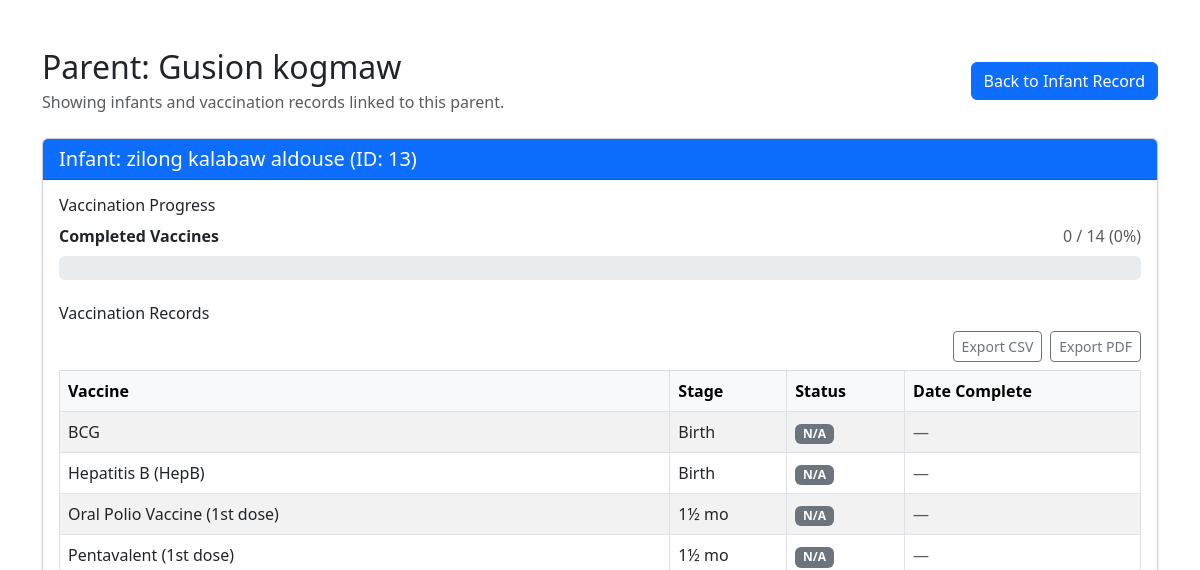
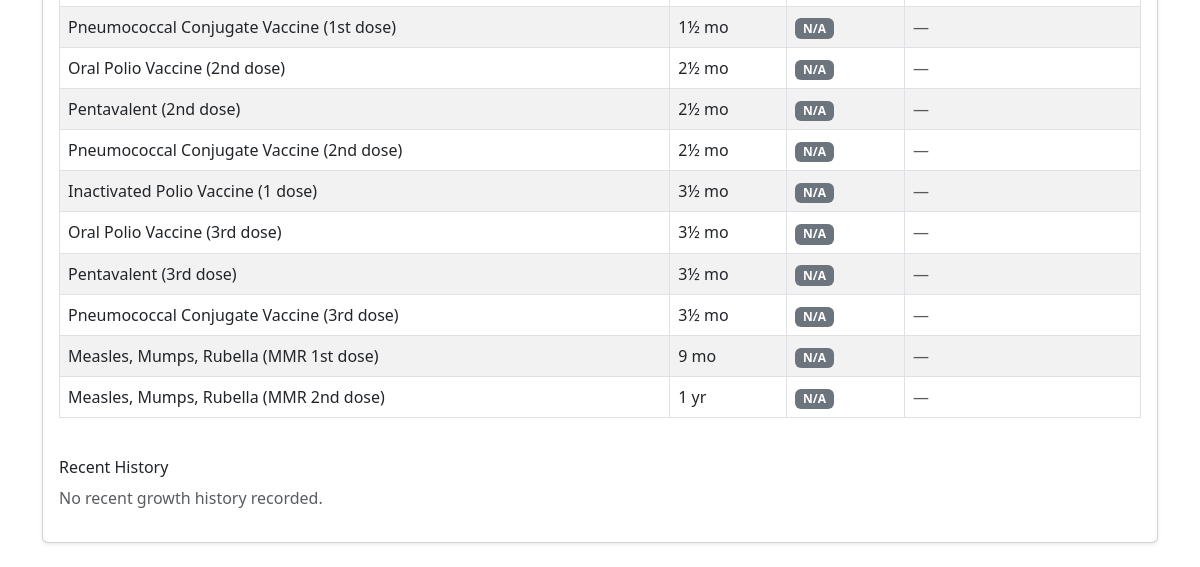
Before: /view_details.php?parent_id=7 with the older database file (2 pictures, top to bottom).
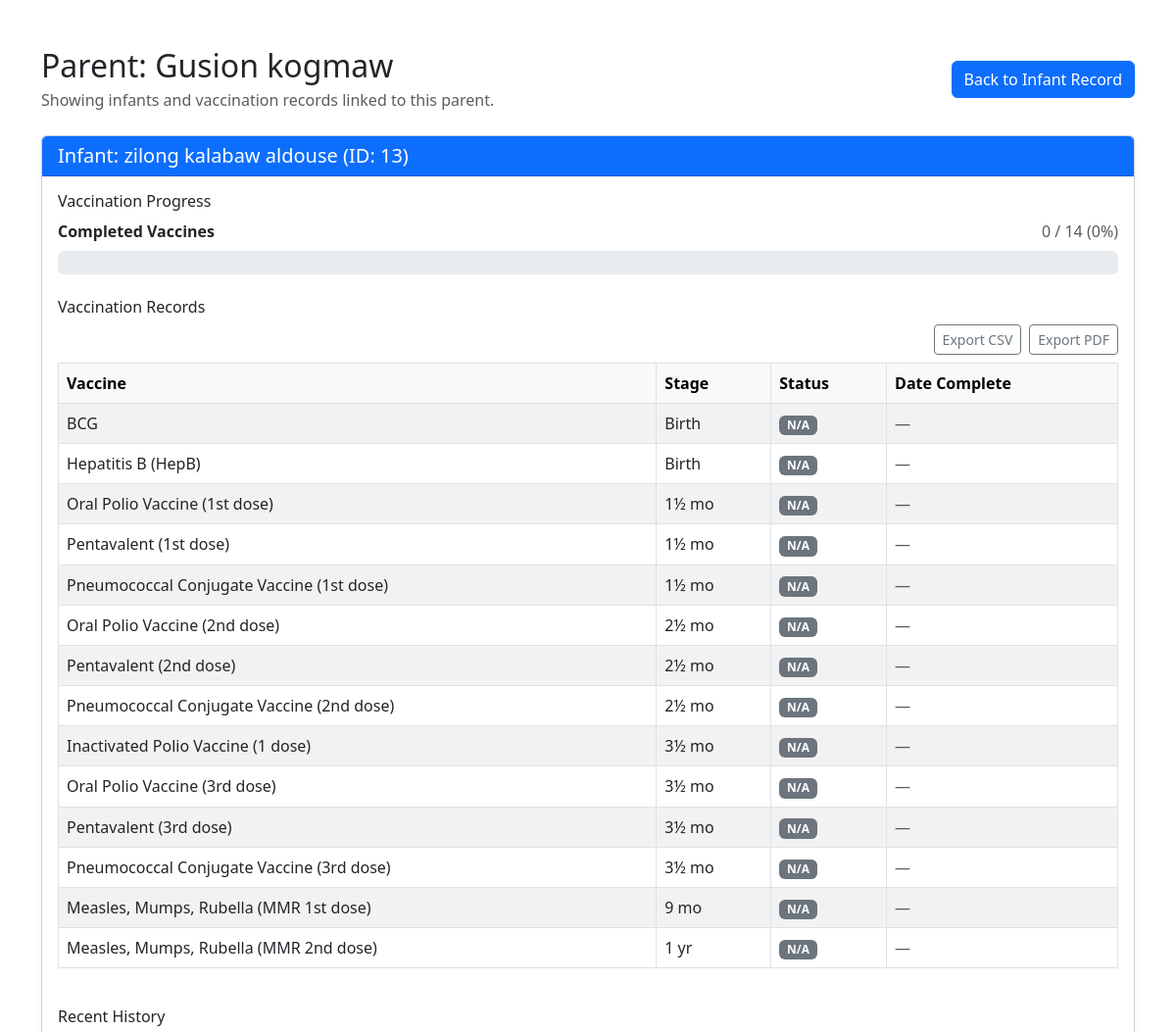
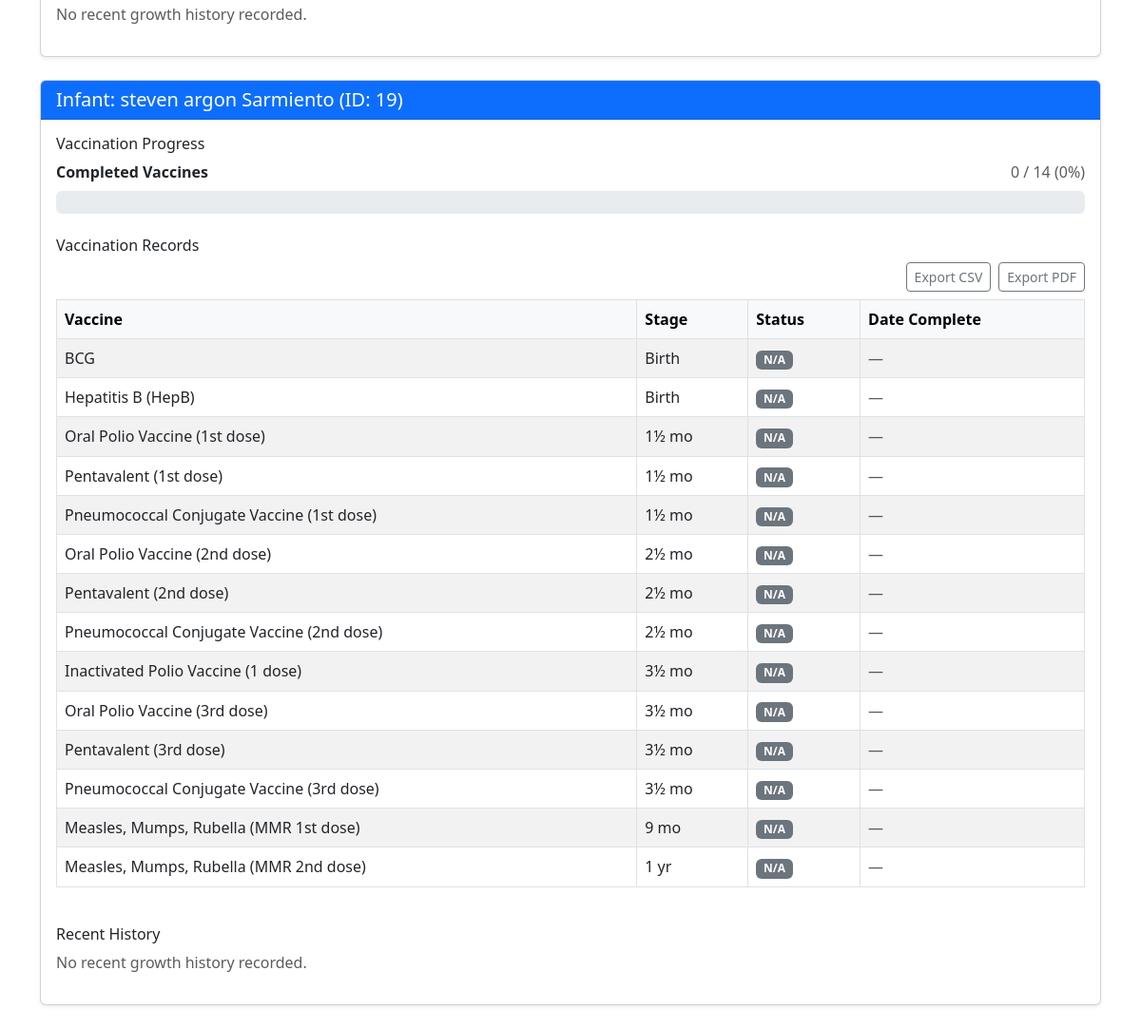
After: the same page with the newer database file (2 pictures, top to bottom).
### tables this page shows
CREATE TABLE `infantinfo` (
  `id` int(11) NOT NULL,
  `firstname` varchar(25) NOT NULL,
  `middlename` varchar(255) DEFAULT NULL,
  `surname` varchar(25) NOT NULL,
  `dateofbirth` varchar(25) NOT NULL,
  `placeofbirth` varchar(25) NOT NULL,
  `sex` enum('Male','Female') DEFAULT NULL,
  `weight` double NOT NULL,
  `height` double NOT NULL,
  `remarks` varchar(255) DEFAULT NULL,
  `bloodtype` varchar(5) NOT NULL,
  `nationality` varchar(25) NOT NULL,
  `parent_id` int(11) DEFAULT NULL
);

CREATE TABLE `tbl_vaccine_reference` (
  `id` int(11) NOT NULL,
  `vaccine_name` varchar(100) DEFAULT NULL,
  `disease_prevented` varchar(150) DEFAULT NULL,
  `age_stage` varchar(20) DEFAULT NULL,
  `at_birth` tinyint(1) DEFAULT 0,
  `one_half_month` tinyint(1) DEFAULT 0,
  `two_half_month` tinyint(1) DEFAULT 0,
  `three_half_month` tinyint(1) DEFAULT 0,
  `nine_month` tinyint(1) DEFAULT 0,
  `one_year` tinyint(1) DEFAULT 0
);

### view_details.php (the view, shortened to what the changed rows need)
<?php
include 'dbForm.php';
if (isset($_GET['parent_id'])) {
    $parent_id = mysqli_real_escape_string($con, $_GET['parent_id']);
    $parentQuery = "SELECT first_name, last_name FROM parents WHERE id = '$parent_id' LIMIT 1";
    $parentResult = mysqli_query($con, $parentQuery);
    $parent = mysqli_fetch_assoc($parentResult);
    $vaccineReference = [];
    $referenceStageMap = [];
    $referenceQuery = "SELECT vaccine_name, disease_prevented, age_stage FROM tbl_vaccine_reference ORDER BY FIELD(age_stage,'Birth','1½ mo','2½ mo','3½ mo','9 mo','1 yr'), vaccine_name ASC";
    $referenceResult = mysqli_query($con, $referenceQuery);
    if ($referenceResult) {
        while ($refRow = mysqli_fetch_assoc($referenceResult)) {
            $vaccineReference[] = $refRow;
            $vaccineName = $refRow['vaccine_name'] ?? '';
            $ageStage = $refRow['age_stage'] ?? '';
            if ($vaccineName !== '' && $ageStage !== '') {
                $referenceStageMap[$vaccineName][] = $ageStage;
            }
        }
    }
    $infantQuery = "SELECT id, CONCAT_WS(' ', firstname, middlename, surname) AS full_name, dateofbirth, weight, height, sex FROM infantinfo WHERE parent_id = '$parent_id'";
    $infantResult = mysqli_query($con, $infantQuery);
    $infants = [];
    if ($infantResult) {
        while ($infantRow = mysqli_fetch_assoc($infantResult)) {
            $fullName = trim(preg_replace('/\s+/', ' ', $infantRow['full_name']));
            $infantRow['full_name'] = $fullName;
            $statusMap = [];
            foreach ($referenceStageMap as $refVaccine => $stages) {
                foreach ($stages as $refStage) {
                    $statusMap[$refVaccine][$refStage] = [
                        'status' => 'N/A',
                        'updated_at' => ''
                    ];
                }
            }
            $vaccinationDetails = [];
            $completedCount = 0;
            $totalVaccines = count($vaccineReference);
            foreach ($vaccineReference as $referenceRow) {
                $vaccineName = $referenceRow['vaccine_name'];
                $stage = $referenceRow['age_stage'];
                $detail = $statusMap[$vaccineName][$stage] ?? null;
                $status = $detail['status'] ?? 'N/A';
                $vaccinationDetails[] = [
                    'vaccine_name' => $vaccineName,
                    'disease_prevented' => $referenceRow['disease_prevented'],
                    'stage' => $stage,
                    'status' => $status,
                    'updated_at' => $detail['updated_at'] ?? ''
                ];
            }
            $infantRow['vaccinations'] = $vaccinationDetails;
            $infantRow['progress_total'] = $totalVaccines;
            $infantRow['progress_completed'] = $completedCount;
            $infantRow['progress_percent'] = $totalVaccines > 0 ? round(($completedCount / $totalVaccines) * 100) : 0;
            $growthHistory = [];
            $infantRow['recent_history'] = $growthHistory;
            $infants[] = $infantRow;
        }
    }
} else {
    echo "Parent ID is required.";
    exit;
}
?>
<!DOCTYPE html>
<html lang="en">
<head>
    <link rel="stylesheet" href="https://cdn.jsdelivr.net/npm/bootstrap@5.3.0/dist/css/bootstrap.min.css">
</head>
<body>
    <div class="container mt-5">
        <div class="d-flex justify-content-between align-items-center mb-4">
            <div>
                <h2 class="mb-1">Parent: <?php echo htmlspecialchars($parent['first_name'] . ' ' . $parent['last_name']); ?></h2>
            </div>
        </div>
        <?php if (!empty($infants)): ?>
            <?php foreach ($infants as $infant): ?>
                <div class="card mb-4 shadow-sm">
                    <div class="card-header bg-primary text-white">
                        <h5 class="mb-0">Infant: <?php echo htmlspecialchars($infant['full_name']); ?> (ID: <?php echo (int) $infant['id']; ?>)</h5>
                    </div>
                    <div class="card-body">
                        <?php
                        $tableId = 'vaccination-table-' . (int) $infant['id'];
                        $exportBaseName = strtolower(preg_replace('/[^A-Za-z0-9]+/', '_', $infant['full_name']));
                        $csvFilename = $exportBaseName . '_vaccination.csv';
                        $pdfFilename = $exportBaseName . '_vaccination.pdf';
                        $pdfTitle = $infant['full_name'] . ' Vaccination Records';
                        ?>
                        <h6>Vaccination Progress</h6>
                        <?php if ($infant['progress_total'] > 0): ?>
                            <div class="mb-3">
                                <div class="d-flex justify-content-between align-items-center mb-2">
                                    <span class="fw-semibold">Completed Vaccines</span>
                                    <span class="text-muted"><?php echo $infant['progress_completed']; ?> / <?php echo $infant['progress_total']; ?> (<?php echo $infant['progress_percent']; ?>%)</span>
                                </div>
                                <div class="progress" style="height: 24px;">
                                </div>
                            </div>
                        <?php else: ?>
                            <p class="text-muted">No vaccine reference data available.</p>
                        <?php endif; ?>
                        <h6 class="mt-4">Vaccination Records</h6>
                        <?php if (!empty($infant['vaccinations'])): ?>
                            <div class="table-responsive">
                                <?php
                                $historyPayload = [];
                                $historyJson = htmlspecialchars(json_encode($historyPayload, JSON_UNESCAPED_UNICODE), ENT_QUOTES, 'UTF-8');
                                ?>
                                <div class="d-flex justify-content-end flex-wrap gap-2 mb-2">
                                    <button type="button" class="btn btn-outline-secondary btn-sm export-table-btn"
                                        data-target="<?php echo htmlspecialchars($tableId); ?>"
                                        data-format="csv"
                                        data-filename="<?php echo htmlspecialchars($csvFilename); ?>"
                                        data-title="<?php echo htmlspecialchars($pdfTitle, ENT_QUOTES, 'UTF-8'); ?>"
                                        data-history="<?php echo $historyJson; ?>">
                                        Export CSV
                                    </button>
                                    <button type="button" class="btn btn-outline-secondary btn-sm export-table-btn"
                                        data-target="<?php echo htmlspecialchars($tableId); ?>"
                                        data-format="pdf"
                                        data-filename="<?php echo htmlspecialchars($pdfFilename); ?>"
                                        data-title="<?php echo htmlspecialchars($pdfTitle, ENT_QUOTES, 'UTF-8'); ?>"
                                        data-history="<?php echo $historyJson; ?>">
                                        Export PDF
                                    </button>
                                </div>
                                <table id="<?php echo htmlspecialchars($tableId); ?>" class="table table-bordered table-striped">
                                    <thead class="table-light">
                                        <tr>
                                            <th>Vaccine</th>
                                            <th>Stage</th>
                                            <th>Status</th>
                                            <th>Date Complete</th>
                                        </tr>
                                    </thead>
                                    <tbody>
                                        <?php foreach ($infant['vaccinations'] as $record): ?>
                                            <?php
                                            if ($record['status'] === 'Completed') {
                                                $statusClass = 'bg-success text-white';
                                            } elseif ($record['status'] === 'Pending') {
                                                $statusClass = 'bg-warning text-dark';
                                            } else {
                                                $statusClass = 'bg-secondary text-white';
                                            }
                                            ?>
                                            <tr>
                                                <td><?php echo htmlspecialchars($record['vaccine_name']); ?></td>
                                                <td><?php echo htmlspecialchars($record['stage']); ?></td>
                                                <td><span class="badge <?php echo $statusClass; ?>"><?php echo htmlspecialchars($record['status']); ?></span></td>
                                                <td>
                                                    <?php if ($record['status'] === 'Completed' && !empty($record['updated_at'])): ?>
                                                        <?php echo htmlspecialchars(date('M d, Y g:i A', strtotime($record['updated_at']))); ?>
                                                    <?php else: ?>
                                                        <span class="text-muted">—</span>
                                                    <?php endif; ?>
                                                </td>
                                            </tr>
                                        <?php endforeach; ?>
                                    </tbody>
                                </table>
                            </div>
                        <?php else: ?>
                            <p class="text-muted mb-0">No vaccination records found for this infant.</p>
                        <?php endif; ?>
                        <h6 class="mt-4">Recent History</h6>
                        <?php if (!empty($infant['recent_history'])): ?>
                            <div class="table-responsive">
                                <table class="table table-sm table-bordered">
                                    <thead class="table-light">
                                        <tr>
                                            <th>Date Completed</th>
                                            <th>Height (cm)</th>
                                            <th>Weight (kg)</th>
                                            <th>Remarks</th>
                                        </tr>
                                    </thead>
                                    <tbody>
                                        <?php foreach ($infant['recent_history'] as $history): ?>
                                            <?php
                                            $dateCompleted = !empty($history['record_date']) ? date('M d, Y', strtotime($history['record_date'])) : '—';
                                            $height = isset($history['previous_height']) && $history['previous_height'] !== null ? number_format((float) $history['previous_height'], 1) : '—';
                                            $weight = isset($history['previous_weight']) && $history['previous_weight'] !== null ? number_format((float) $history['previous_weight'], 1) : '—';
                                            $remarks = $history['growth_status'] ?? '';
                                            ?>
                                            <tr>
                                                <td><?php echo htmlspecialchars($dateCompleted); ?></td>
                                                <td><?php echo htmlspecialchars($height); ?></td>
                                                <td><?php echo htmlspecialchars($weight); ?></td>
                                                <td><?php echo htmlspecialchars($remarks !== '' ? $remarks : '—'); ?></td>
                                            </tr>
                                        <?php endforeach; ?>
                                    </tbody>
                                </table>
                            </div>
                        <?php else: ?>
                            <p class="text-muted">No recent growth history recorded.</p>
                        <?php endif; ?>
                    </div>
                </div>
            <?php endforeach; ?>
        <?php else: ?>
            <div class="alert alert-info">No infants found for this parent.</div>
        <?php endif; ?>
    </div>
</body>
</html>

Changed rows visible on the page:
added infantinfo: full_name "steven argon Sarmiento", id "19", progress_completed "0", progress_total "14", progress_percent "0", tbl_vaccine_reference (vaccine_name "BCG", age_stage "Birth", status "N/A"), tbl_vaccine_reference (vaccine_name "Hepatitis B (HepB)", age_stage "Birth", status "N/A"), tbl_vaccine_reference (vaccine_name "Oral Polio Vaccine (1st dose)", age_stage "1½ mo", status "N/A"), tbl_vaccine_reference (vaccine_name "Pentavalent (1st dose)", age_stage "1½ mo", status "N/A"), tbl_vaccine_reference (vaccine_name "Pneumococcal Conjugate Vaccine (1st dose)", age_stage "1½ mo", status "N/A"), tbl_vaccine_reference (vaccine_name "Oral Polio Vaccine (2nd dose)", age_stage "2½ mo", status "N/A"), tbl_vaccine_reference (vaccine_name "Pentavalent (2nd dose)", age_stage "2½ mo", status "N/A"), tbl_vaccine_reference (vaccine_name "Pneumococcal Conjugate Vaccine (2nd dose)", age_stage "2½ mo", status "N/A"), tbl_vaccine_reference (vaccine_name "Inactivated Polio Vaccine (1 dose)", age_stage "3½ mo", status "N/A"), tbl_vaccine_reference (vaccine_name "Oral Polio Vaccine (3rd dose)", age_stage "3½ mo", status "N/A"), tbl_vaccine_reference (vaccine_name "Pentavalent (3rd dose)", age_stage "3½ mo", status "N/A"), tbl_vaccine_reference (vaccine_name "Pneumococcal Conjugate Vaccine (3rd dose)", age_stage "3½ mo", status "N/A"), tbl_vaccine_reference (vaccine_name "Measles, Mumps, Rubella (MMR 1st dose)", age_stage "9 mo", status "N/A"), tbl_vaccine_reference (vaccine_name "Measles, Mumps, Rubella (MMR 2nd dose)", age_stage "1 yr", status "N/A")
